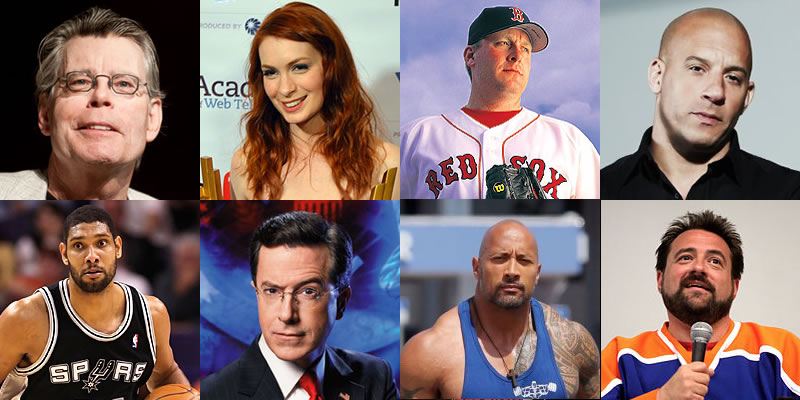
#> input picture testing/01.jpg, 800 x 400 px, given in place of the camera
$ python '02_Skin Detection.py'
#> lines starting #> are read from the running program, lines starting #| are printed output that depends on the picture; after the words box and inside, x2 and y2 are one past the last pixel; in counts of white or black regions, pixels touching at a corner belong together
#> in main, frame is the input picture: shape (400, 800, 3); mean B, G, R 112.1, 112, 130.3
"""
Exercise 2:
- Different color spaces: RGB, YCrCb, HSV
- Transform image to corresponding color space
- Apply skin detection to the input image

"""

import cv2
import numpy


def detect_skin(image, color_space_index=0, preprocess=False):
#> called with color_space_index = 2, preprocess = True
    if color_space_index < 0 or color_space_index > 2:
        raise Exception("Color Space index out of bounds")

    color_space_list = ["rgb", "ycc", "hsv"]
    if color_space_index == 0:
        image = cv2.cvtColor(image, cv2.COLOR_BGR2RGB)
        # constants for finding range of skin color in RGB
        lower_boundary = numpy.array([131, 85, 36], numpy.uint8)
        upper_boundary = numpy.array([255, 205, 150], numpy.uint8)
    elif color_space_index == 1:
        # convert image to YCC:
        image = cv2.cvtColor(image, cv2.COLOR_BGR2YCR_CB)
        # Constants for finding range of skin color in YCrCb
        lower_boundary = numpy.array([80, 150, 77], numpy.uint8)
        upper_boundary = numpy.array([255, 173, 127], numpy.uint8)
    elif color_space_index == 2:
        image = cv2.cvtColor(image, cv2.COLOR_BGR2HSV)
#> image: shape (400, 800, 3); mean H, S, V 59.8, 98.4, 144.2
        # intensities to be considered 'skin'
        lower_boundary = numpy.array([0, 48, 80], dtype="uint8")
        upper_boundary = numpy.array([20, 255, 255], dtype="uint8")

    # Find region with skin tone in YCrCb image
    skinRegion = cv2.inRange(image, lower_boundary, upper_boundary)
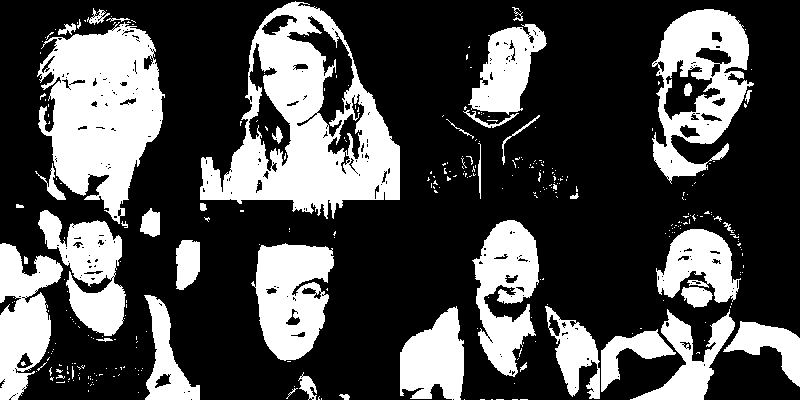
#> skinRegion: shape (400, 800); 30.4% white; 335 white regions (293 under 20 px), largest, box (x1, y1, x2, y2) and area: (200, 1, 400, 219) 19610, (37, 22, 165, 224) 15858, (652, 9, 754, 184) 8774

    if preprocess:
        kernel = cv2.getStructuringElement(cv2.MORPH_ELLIPSE, (11, 11))
        skinRegion = cv2.erode(skinRegion, kernel, iterations=2)
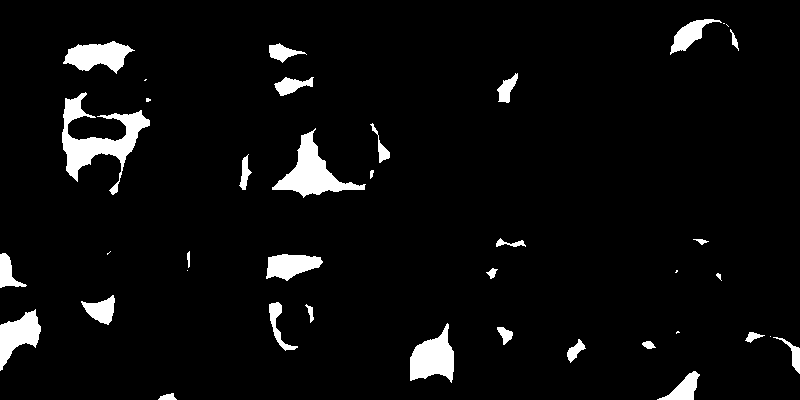
#> skinRegion: shape (400, 800); 4.9% white; 39 white regions (9 under 20 px), largest, box (x1, y1, x2, y2) and area: (62, 92, 150, 195) 2855, (272, 128, 366, 198) 2162, (410, 323, 454, 383) 1600
        skinRegion = cv2.dilate(skinRegion, kernel, iterations=2)
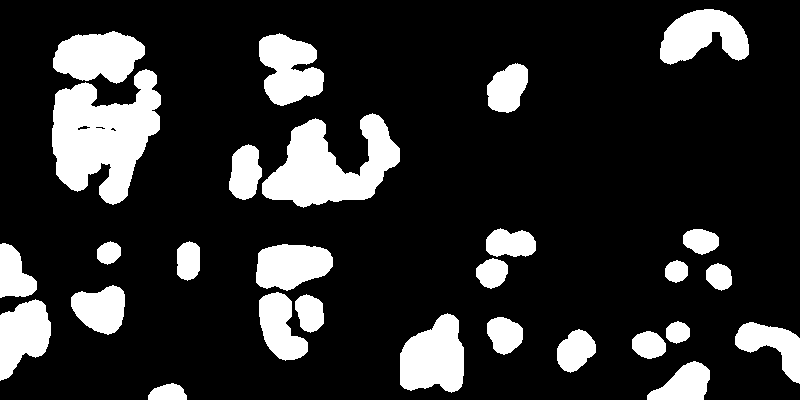
#> skinRegion: shape (400, 800); 17.6% white; 28 white regions, largest, box (x1, y1, x2, y2) and area: (52, 69, 161, 205) 9050, (262, 113, 400, 208) 7018, (400, 313, 464, 393) 3784

    skin = cv2.bitwise_and(image, image, mask=skinRegion)
#> skin: shape (400, 800, 3); mean H, S, V 1.8, 22.2, 33.6
    if color_space_index == 0:
        resultImage = cv2.cvtColor(skin, cv2.COLOR_RGB2BGR)
    elif color_space_index == 1:
        resultImage = cv2.cvtColor(skin, cv2.COLOR_YCrCb2BGR)
    elif color_space_index == 2:
        resultImage = cv2.cvtColor(skin, cv2.COLOR_HSV2BGR)
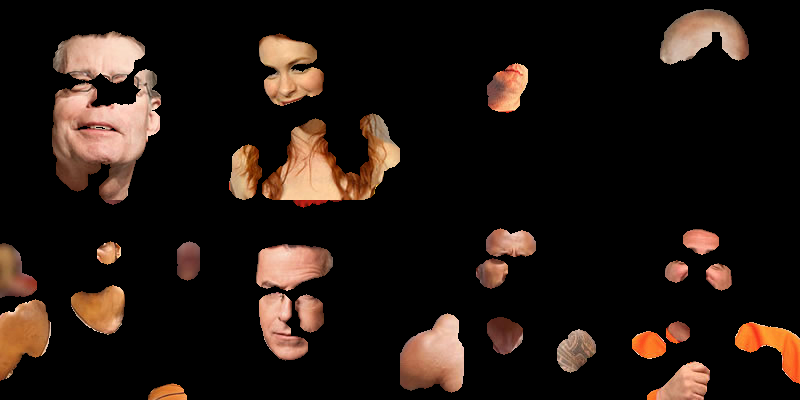
#> resultImage: shape (400, 800, 3); mean B, G, R 17.5, 23.1, 33.6

    return resultImage


def main():
    cam = cv2.VideoCapture(0)

    while True:
        ret, frame = cam.read()

        skin = detect_skin(frame, color_space_index=2, preprocess=True)
        cv2.imshow('frame', skin)
        if cv2.waitKey(1) & 0xFF == ord('q'):
#> (key q is pressed here)
            break

    # When everything done, release the capture
    cam.release()
    cv2.destroyAllWindows()


if __name__ == '__main__':
    main()
